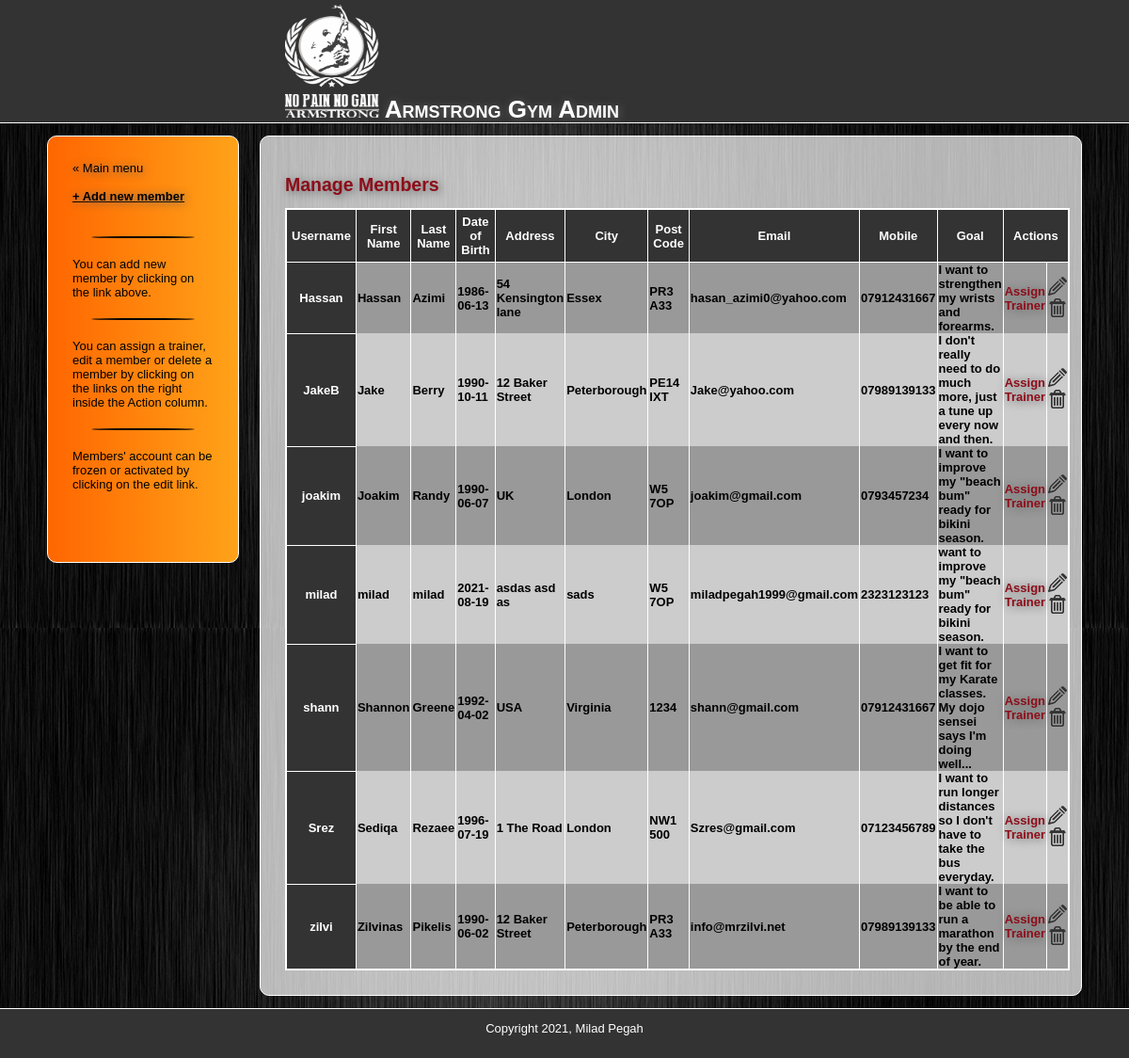
/manage_members.php (signed in), run on the app's committed database.
### tables this page shows
CREATE TABLE `users` (
  `id` int NOT NULL AUTO_INCREMENT,
  `username` varchar(50) NOT NULL,
  `hashed_password` varchar(60) NOT NULL,
  `firstname` varchar(50) DEFAULT NULL,
  `lastname` varchar(50) DEFAULT NULL,
  `gender` varchar(20) DEFAULT NULL,
  `dob` varchar(20) DEFAULT NULL,
  `address` varchar(100) DEFAULT NULL,
  `city` varchar(20) DEFAULT NULL,
  `postcode` varchar(20) DEFAULT NULL,
  `email` varchar(50) DEFAULT NULL,
  `mobile` varchar(16) DEFAULT NULL,
  `goal` text,
  `picture` longblob,
  `admin` varchar(50) DEFAULT NULL,
  `freeze` tinyint(1) NOT NULL DEFAULT '1',
  PRIMARY KEY (`id`),
  UNIQUE KEY `username` (`username`) USING BTREE,
  KEY `admin` (`admin`),
  CONSTRAINT `users_ibfk_1` FOREIGN KEY (`admin`) REFERENCES `admins` (`username`) ON DELETE SET NULL ON UPDATE SET NULL
);

### includes/functions.php (called while the page is built, shortened)
<?php
function find_all_members() {
	global $connection;
	$query = "SELECT * ";
	$query .= "FROM users ";
	$query .= "ORDER BY username ASC";
	$user_set = mysqli_query($connection, $query);
	return $user_set;
}

### public/manage_members.php (the view, shortened to what this page needs)
<?php require_once("../includes/db_connection.php"); ?>
<?php require_once("../includes/functions.php"); ?>
<?php $user_set = find_all_members(); ?>
<?php $layout_context = "admin"; ?>
<?php include("../includes/layouts/header.php"); ?>
<div id="main">
    <div id="navigation">
        <a href="admin.php">&laquo; Main menu</a>
        <br /><br />
        <u><b><a  class="link" href="new_member.php">+ Add new member</a></b></u><br /><br />
        <hr />
        <p>You can add new member by clicking on the link above.</p>
        <hr />
        <p>You can assign a trainer, edit a member or delete a member by clicking on the links on the right inside the Action column.</p>
        <hr />
        <p>Members' account can be frozen or activated by clicking on the edit link.</p>
    </div>
    <div id="page">
        <h2>Manage Members</h2>
        <table>
            <tr>
                <th style="width: 100px;">Username</th>
                <th style="width: 100px;">First Name</th>
                <th style="width: 100px;">Last Name</th>
                <th style="width: 100px;">Date of Birth</th>
                <th style="width: 100px;">Address</th>
                <th style="width: 50px;">City</th>
                <th style="width: 100px;">Post Code</th>
                <th style="width: 100px;">Email</th>
                <th style="width: 100px;">Mobile</th>
                <th style="width: 500px;">Goal</th>
                <th colspan="2" style="width: 150px;">Actions</th>
            </tr>
            <?php while ($user = mysqli_fetch_assoc($user_set)) { ?>
                  <tr>
                      <th><?php echo htmlentities($user["username"]); ?></th>
                      <td><?php echo htmlentities($user["firstname"]); ?></td>
                      <td><?php echo htmlentities($user["lastname"]); ?></td>
                      <td><?php echo htmlentities($user["dob"]); ?></td>
                      <td><?php echo htmlentities($user["address"]); ?></td>
                      <td><?php echo htmlentities($user["city"]); ?></td>
                      <td><?php echo htmlentities($user["postcode"]); ?></td>
                      <td><?php echo htmlentities($user["email"]); ?></td>
                      <td><?php echo htmlentities($user["mobile"]); ?></td>
                      <td><?php if (empty($user["goal"])) { ?>
                      <center style="color: #cc0000;">No Goal Yet!</center>
                      <?php
                  } else {
                      echo htmlentities($user["goal"]);
                  }
                  ?>
                  </td>
                  <td><a class="link e_d_img" href="assign_trainer.php?id=<?php echo urlencode($user["id"]); ?>">Assign Trainer</a></td>
                  <td><a class="link e_d_img" title="Edit" href="edit_member.php?id=<?php echo urlencode($user["id"]); ?>">
                          <img src="images/edit-icon.png" alt="Edit">
                      </a>
                      <a class="link e_d_img" title="Delete" href="delete_member.php?id=<?php echo urlencode($user["id"]); ?>" onclick="return confirm('Are you sure you want to delete <?php echo htmlentities($user["username"]); ?>?');">
                          <img src="images/delete-icon.png" alt="Delete">
                      </a>
                  </td>
                  </tr>
              <?php } ?>
        </table>
    </div>
</div>
<?php include("../includes/layouts/footer.php"); ?>

### includes/layouts/header.php (shortened to what this page needs)
<!DOCTYPE html>
<html lang="en">
    <head>
        <link rel="stylesheet" type="text/css" href="../public/stylesheets/animate.css">
        <link rel="stylesheet" type="text/css" href="../public/stylesheets/public.css">
    </head>
    <body>
        <div id="header">
            <h1>
                <a href="index.php">
                    <img src="../public/images/final-white-logo.png" width="100" height="120" alt="Logo"/>
                    <b>Armstrong Gym</b>
                    <?php
                      if ($layout_context == "admin") {
                          echo "Admin";
                      }
                    ?>
                </a>
            </h1>
        </div>

### includes/layouts/footer.php (shortened to what this page needs)
<div id="footer">Copyright <?php echo date("Y"); ?>, Milad Pegah</div>
</body>
</html>

### public/stylesheets/public.css (style rules this page uses)
* { margin: 0; padding: 0; }
body { font-family: "Century Gothic", Tahoma, Helvetica, Arial, sans-serif; background-image: url(../images/gym.jpg); width: 100%; height: 100%; font-size: 13px; line-height: 15px; margin: 0 auto; min-width: 900px; }
img { border: none; }
a { color: #8D0D19; text-shadow: 1px 1px 10px #666; }
#header { border-bottom: 1px solid white; font-family: "Century Gothic", Tahoma, Helvetica, Arial, sans-serif; background-color: #333333; text-align: left; color: #FFFFFF; padding: 5px; }
#header h1 { font-family: "Century Gothic", Tahoma, Helvetica, Arial, sans-serif; margin-left: 25%; font-variant: small-caps; }
#header a { text-decoration: none; color: white; }
#main { min-height: 500px; width: 1100px; margin: auto; }
#footer { font-family: "Century Gothic", Tahoma, Helvetica, Arial, sans-serif; background: #333333; text-align: center; height: 2em; padding: 1em; border-top: 1px solid white; color: white; clear: both; }
#navigation { min-height: 400px; float: left; margin: 1em 0; padding: 2em; width: 150px; font-family: "Century Gothic", Tahoma, Helvetica, Arial, sans-serif; color: #000000; border: 1px solid white; -webkit-border-radius: 10px; -moz-border-radius: 10px; -o-border-radius: 10px; border-radius: 10px; background: -webkit-linear-gradient(270deg, #FFA319, #FF6600); background: -moz-linear-gradient(270deg, #FFA319, #FF6600); background: -o-linear-gradient(270deg, #FFA319, #FF6600); background: -ms-linear-gradient(270deg, #FFA319, #FF6600); background: linear-gradient(270deg, #FFA319, #FF6600); }
#navigation a { font-family: Helvetica, Arial, sans-serif; color: black; text-decoration: none; }
#page { margin: 1em 0; float: right; min-height: 400px; width: 820px; background-color: rgba(255,255,255, 0.7); padding: 2em; border: 1px solid white; -webkit-border-radius: 10px; -moz-border-radius: 10px; -o-border-radius: 10px; border-radius: 10px; }
#page h2 { color: #8D0D19; line-height: 50px; text-shadow: 2px 2px 10px #666; }
.link { text-decoration: none; }
td { padding: 0 1px; font-weight: bold; }
th { background-color: #333333; color: #FFFFFF; padding: 5px; border: 1px solid white; }
table { border: 2px solid white; border-collapse: collapse; }
hr { margin: 20px; border: 1px black solid; -webkit-border-radius: 50%; -moz-border-radius: 50%; -o-border-radius: 50%; -ms-border-radius: 50%; border-radius: 50%; }

### public/manage_members.php (style rules this page uses)
tr:nth-child(odd) { background-color: #cccccc; }
tr:nth-child(even) { background-color: #999999; }
td { border-right: 1px solid white; }

### data on the page
users: username "Hassan", firstname "Hassan", lastname "Azimi", dob "1986-06-13", address "54 Kensington lane", city "Essex", postcode "PR3 A33", email "hasan_azimi0@yahoo.com", mobile "07912431667", goal "I want to strengthen my wrists and forearms."
users: username "JakeB", firstname "Jake", lastname "Berry", dob "1990-10-11", address "12 Baker Street", city "Peterborough", postcode "PE14 IXT", email "Jake@yahoo.com", mobile "07989139133", goal "I don't really need to do much more, just a tune up every now and then."
users: username "joakim", firstname "Joakim", lastname "Randy", dob "1990-06-07", address "UK", city "London", postcode "W5 7OP", email "joakim@gmail.com", mobile "0793457234", goal "I want to improve my \"beach bum\" ready for bikini season."
users: username "milad", firstname "milad", lastname "milad", dob "2021-08-19", address "asdas asd as", city "sads", postcode "W5 7OP", email "miladpegah1999@gmail.com", mobile "2323123123", goal "want to improve my \"beach bum\" ready for bikini season."
users: username "shann", firstname "Shannon", lastname "Greene", dob "1992-04-02", address "USA", city "Virginia", postcode "1234", email "shann@gmail.com", mobile "07912431667", goal "I want to get fit for my Karate classes. My dojo sensei says I'm doing well..."
users: username "Srez", firstname "Sediqa", lastname "Rezaee", dob "1996-07-19", address "1 The Road", city "London", postcode "NW1 500", email "Szres@gmail.com", mobile "07123456789", goal "I want to run longer distances so I don't have to take the bus everyday."
users: username "zilvi", firstname "Zilvinas", lastname "Pikelis", dob "1990-06-02", address "12 Baker Street", city "Peterborough", postcode "PR3 A33", email "info@mrzilvi.net", mobile "07989139133", goal "I want to be able to run a marathon by the end of year."
